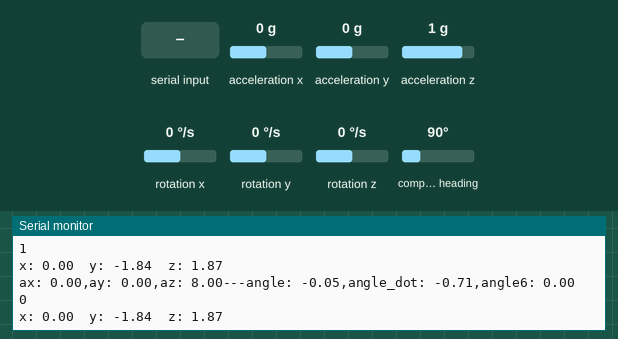
Simulated run of this sketch. Board: Arduino Uno, built for the host (arithmetic inside an expression is 32-bit, double 64-bit). Parts: the last lines printed to the serial monitor. Wiring (inferred from the names in the program): QMC5883L compass at I2C address 0x0D. The test bench sets the inputs (shaded band); at power-on: acceleration x 0 g, acceleration y 0 g, acceleration z 1 g, rotation x 0 °/s, rotation y 0 °/s, rotation z 0 °/s, compass heading 90°.

Above: at 2.2 s.
2.3 s: acceleration x set to -1.4 g
At 2.65 s:
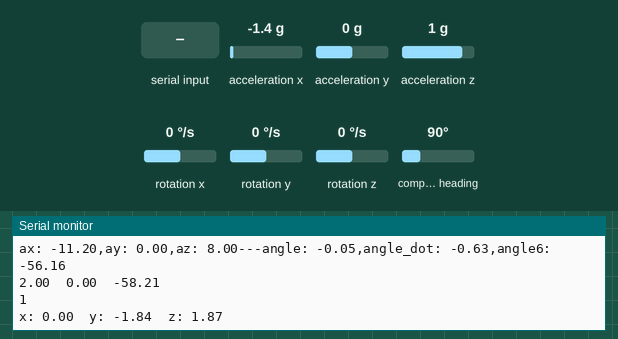
3.8 s: "2\n" received over the second serial link
5.3 s: acceleration y set to -1.4 g
At 5.41 s:
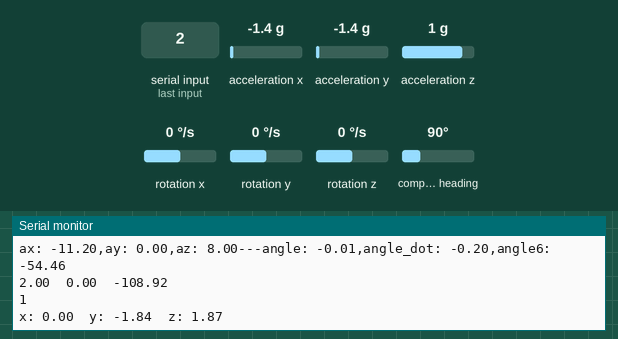
6.8 s: acceleration z set to -1.4 g
At 6.81 s:
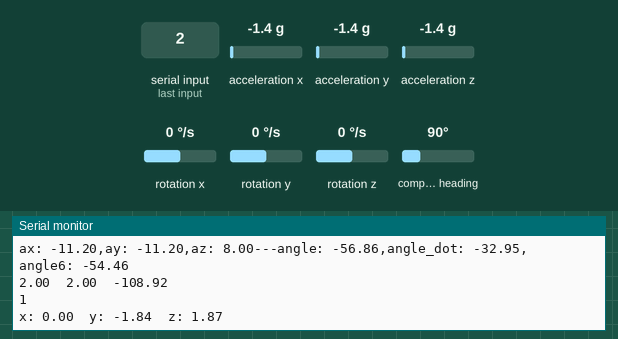
8.3 s: rotation x set to -192 °/s
At 8.57 s:
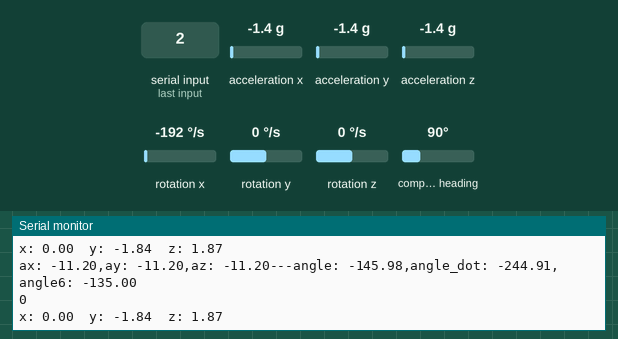
9.8 s: rotation y set to -192 °/s
At 9.99 s:
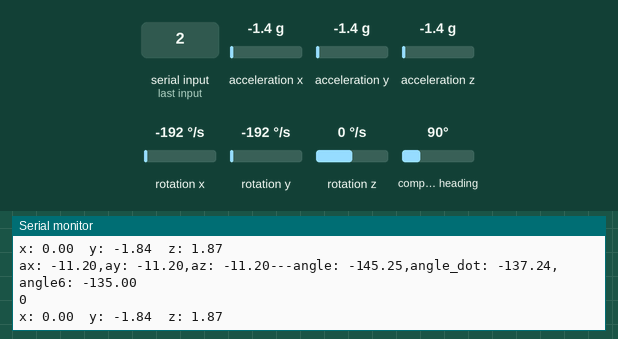
Timing chart, 0 to 12.3 s (numbered marks = the images above; inputs shaded):
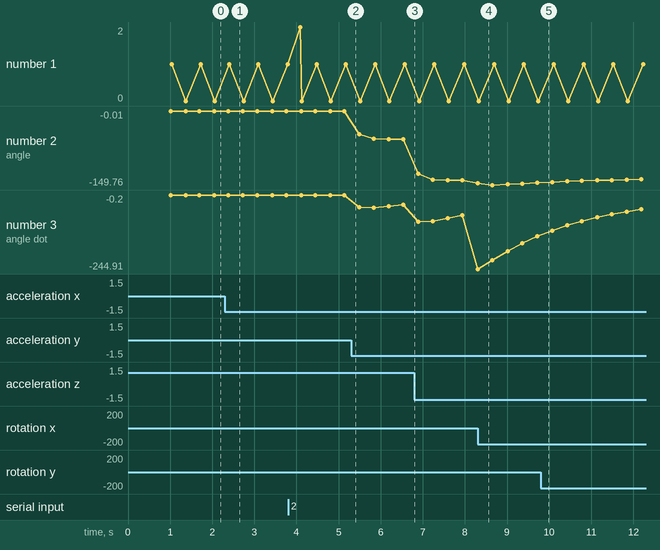

Measured:
- after the input at 2.3 s, the serial monitor: prints a new line after 0.08 s (image 1)
- after the input at 8.3 s, the serial monitor: prints a new line at once (image 4)
- plotted number 2: -0.01 → -56.86 after the input at 5.3 s, -56.86 → -139.9 after the input at 6.8 s, -139.9 → -145.25 after the input at 8.3 s
- plotted number 3: -0.2 → -32.95 after the input at 5.3 s, -32.95 → -66.75 after the input at 6.8 s, -66.75 → -137.24 after the input at 8.3 s

The sketch:

posedetecter_tcp_v3.0.1.0.ino
```cpp
/*****************************
void judge_gesture(GESTURE *g)//判断姿势
入口参数：GESTURE 结构体
void Angle_get()//计算角度
void Kalman_Filter(double angle_m, double gyro_m)//卡尔曼滤波
void tcpsend_procceed(char test[16] , float data, int i, int j, int m)//tcp传输
入口参数：**********************************需添加
void Get_GMCDATA()//获取QMC5883L的三轴磁场数据
主要参数：pitch角：angle6，roll角：angle
*****************************/


#include <Wire.h>
#include "I2Cdev.h"
#include "MPU6050_6Axis_MotionApps20.h"
#include <SoftwareSerial.h> //软件串口

MPU6050 mpu; //实例化一个 MPU6050 对象，对象名称为 mpu

SoftwareSerial mySerial(10, 11); ////软件串口 指定pin 对应esp8266的RX, TX
//********************传输部分参数************************//
//char posedata[8][6] = {0};//mpu数据暂存
char test[16] ={0};
char test1[2 ]={0};
int i;
int choose = 0;

#define C1 2
#define C2 3
//*********************MPU6050初始数据************************//
int16_t ax, ay, az, gx, gy, gz;
int16_t data[8][8];

float axt, ayt, azt;

//float ax, ay, az, gx, gy, gz;

//********************angle data*********************//
float Gyro_y; //Y轴陀螺仪数据暂存
float Gyro_x;
float Gyro_z;
float angleAx;
float angle6;
float K1 = 1.5; // 对加速度计取值的权重
//float K1 = 0.05; // 对加速度计取值的权重
float Angle; //一阶互补滤波计算出的最终倾斜角度
float accelz = 0;
float calc_yaw=0.0f;//计算所得出的偏航角

//********************angle data*********************//

//***************Kalman_Filter*********************//
float P[2][2] = {{ 1, 0 },
  { 0, 1 }
};
float Pdot[4] = { 0, 0, 0, 0};
//float Q_angle = 0.001, Q_gyro = 0.005; //角度数据置信度,角速度数据置信度
float Q_angle = 2, Q_gyro = 2; //角度数据置信度,角速度数据置信度
float R_angle = 0.5 , C_0 = 1;
float q_bias, angle_err, PCt_0, PCt_1, E, K_0, K_1, t_0, t_1;
float timeChange = 10; //滤波法采样时间间隔毫秒
float dt = timeChange * 0.003; //注意：dt的取值为滤波器采样时间
//***************Kalman_Filter*********************//
//******************判断姿势的一些常量*************************//
#define UP 1//定义姿势状态整形参数 1：向上 2：向下 3：中等向上 4：中等向下
#define DOWN 2
#define RIGHT 1
#define LEFT 2
//以下应用在新版本V1.1级以上
#define LITTLE_UP 10//定义可检测到的敏感角度 10°
#define LITTLE_DOWN -10
#define LITTLE_LEFT -10
#define LITTLE_RIGHT 10
/////////////////////////////////////////////////////////
float sum_pitch=0.0f;//多次pitch角的和
float ave_pitch=0.0f;//picth角的平均值
float sum_roll=0.0f;
float ave_roll=0.0f;
int count=0;//定义计数器

//*********************gy-271-QMC5883L的一些参数*********************//
#define ADDRESS 0x0D //QMC5883L的设备地址设置
int G_x,G_y,G_z;//以高斯为单位的测出的磁场强度（QMC5883L输出的原始数据）
float Mx,My,Mz;//以特斯拉为单位的转换后的磁场强度


typedef struct gesture
{
  float up_down;//上下参数
  float left_right;//左右参数
  float pitch;//俯仰角
  float roll;//翻滚角
  int equipment;//设备号
}GESTURE;
//****************MPU6050数据结构体************************//
typedef struct device
{
  float ax;//参数
  float ay;//参数
  float az;//参数

  float gx;//参数
  float gy;//参数
  float gz;//参数

  float yaw;//偏航角
  float pitch;//俯仰角
  float roll;//翻滚角
  int equipment;

}DEVICE;
DEVICE device[6];//定义六个MPU6050设备
void Angle_get()
{

  float heading_yaw;
  const float declinationAngle = 0.0457;//角度偏差校准(磁偏角)


  //平衡参数
  Angle = atan2(ay , az) * 57.3;           //角度计算公式
  Gyro_x = (gx - 128.1) / 131;              //角度转换
  Kalman_Filter(Angle, Gyro_x);            //卡曼滤波
  //旋转角度Z轴参数
  if (gz > 32768) gz -= 65536;              //强制转换2g  1g
  Gyro_z = -gz / 131;                      //Z轴参数转换
  accelz = az / 16.4;

  angleAx = atan2(ax, az) * 180 / PI; //计算与x轴夹角
  Gyro_y = -gy / 131.00; //计算角速度
  //一阶互补滤波
  angle6 = K1 * angleAx + (1 - K1) * (angle6 + Gyro_y * dt);
//***********计算偏航角***************//
  heading_yaw = atan2(G_y,G_x);//计算yaw
   heading_yaw += declinationAngle;
   if(heading_yaw < 0)
   {
      heading_yaw += 2*PI;
   }
   if(heading_yaw > 2*PI)
   {
     heading_yaw -= 2*PI;
   }
   calc_yaw = heading_yaw * 180/PI;

}


////////////////////////kalman/////////////////////////
float angle, angle_dot;                                //平衡角度值
void Kalman_Filter(double angle_m, double gyro_m)
{
  angle += (gyro_m - q_bias) * dt;
  angle_err = angle_m - angle;
  Pdot[0] = Q_angle - P[0][1] - P[1][0];
  Pdot[1] = - P[1][1];
  Pdot[2] = - P[1][1];
  Pdot[3] = Q_gyro;
  P[0][0] += Pdot[0] * dt;
  P[0][1] += Pdot[1] * dt;
  P[1][0] += Pdot[2] * dt;
  P[1][1] += Pdot[3] * dt;
  PCt_0 = C_0 * P[0][0];
  PCt_1 = C_0 * P[1][0];
  E = R_angle + C_0 * PCt_0;
  K_0 = PCt_0 / E;
  K_1 = PCt_1 / E;
  t_0 = PCt_0;
  t_1 = C_0 * P[0][1];
  P[0][0] -= K_0 * t_0;
  P[0][1] -= K_0 * t_1;
  P[1][0] -= K_1 * t_0;
  P[1][1] -= K_1 * t_1;
  angle += K_0 * angle_err; //角度
  q_bias += K_1 * angle_err;
  angle_dot = gyro_m - q_bias; //角速度
}

/* /////////SEND////
void tcpsend_all(int num,char test[16] , float data1, float data2, float data3,float data4,float data5,float data6)
{


 // mySerial.write(str,2);           //向esp8266写数据

  dtostrf(angle,3, 2, test);

mySerial.write(35);//ASCLL #井号
  for( i = 0; i < 4; i++)
  {


    delay(5);
  mySerial.write(test[i]);//ASCLL
  delay(5);
  }
  mySerial.write(35);//ASCLL #井号

  }*/

   /////////SEND////
void tcpsend_procceed(char test[16] , float data, int i, int j, int m)
{

        //i转换后整数部分长度
        //j转换后小数部分长度
        //m传入数据长度ascll m<8
       // mySerial.write(str,2);

        dtostrf(data,i, j, test);//保存到该char数组中。
        //dtostrf(signalsign,2, 0, test1);//保存到该char数组中。


       for( i = 0; i < m; i++)
        {
        mySerial.write(test[i]);//ASCLL 向esp8266写数据
        //delay(5);
        }
        //mySerial.write(35);//ASCLL #井号,分隔符
        test[16] = {0};//reset char
}

void transmit_1(GESTURE *g)//发送数据
{
  //transmit
       mySerial.write(36);//ASCLL $号,占位符
       mySerial.write(64);//ASCLL @号,标志符
       tcpsend_procceed(test , 1.0, 1, 0, 2);//设备编号
       mySerial.write(35);//ASCLL #井号，分隔符
       tcpsend_procceed(test , g->up_down, 1, 0, 2);
       mySerial.write(35);//ASCLL #井号
       tcpsend_procceed(test , g->left_right, 1, 0, 2);
       mySerial.write(35);//ASCLL #井号
       tcpsend_procceed(test , g->pitch, 1, 0, 2);
       mySerial.write(35);//ASCLL #井号
       tcpsend_procceed(test , g->roll, 3, 2, 5);
       mySerial.write(33);//ASCLL !号，结束符
}
/*void transmit_2(DEVICE *g)//发送数据,另设一个发送函数,未修改完
{
  //transmit
       mySerial.write(36);//ASCLL $号,占位符
       mySerial.write(64);//ASCLL @号,标志符
       tcpsend_procceed(test , 1.0, 1, 0, 2);//发送数据包类型判断
       mySerial.write(35);//ASCLL #井号，分隔符
       tcpsend_procceed(test , 1.0, 1, 0, 2);//设备编号
       mySerial.write(35);//ASCLL #井号，分隔符
       tcpsend_procceed(test , g->up_down, 1, 0, 2);
       mySerial.write(35);//ASCLL #井号
       tcpsend_procceed(test , g->left_right, 1, 0, 2);
       mySerial.write(35);//ASCLL #井号
       tcpsend_procceed(test , g->roll, 1, 0, 2);
       mySerial.write(35);//ASCLL #井号
       tcpsend_procceed(test , g->pitch, 3, 2, 5);
       mySerial.write(33);//ASCLL !号，结束符
}*/
void getdata(int num)
{
  for(count = 0;count <5;count++)
    {
      mpu.getMotion6(&ax, &ay ,&az, &gx, &gy, &gz);     //IIC获取MPU6050六轴数据 ax ay az gx gy gz


      Angle_get();                                      //获取angle 角度和卡曼滤波

          //求平均数，判断姿势
          //getsum(angle6,angle);
          sum_pitch+=angle6;
          sum_roll+=angle;//angle好像是偏航角
    }
      ave_pitch=sum_pitch/5;
      ave_roll=sum_roll/5;

      device[num].ax = ax;
      device[num].ay = ay;
      device[num].az = az;

      device[num].gx = gx;
      device[num].gy = gy;
      device[num].gz = gz;

      //device[num].yaw = angle ;
      device[num].roll = angle;
      device[num].pitch = angle6;

      device[num].equipment = num;
}

void setup()
{
    Wire.begin();                            //加入 I2C 总线序列
    Serial.begin(9600);                       //开启串口，设置波特率
    mySerial.begin(9600);
    delay(1000);
    mpu.initialize();                       //初始化MPU6050

    pinMode(C1,OUTPUT);
    pinMode(C2,OUTPUT);

    digitalWrite(C1,LOW);//默认从手背开始
    digitalWrite(C2,HIGH);

    Wire.beginTransmission(ADDRESS);//选择QMC5883L物理地址，向其中写初始化参数
    Wire.write(0x09); //选择控制寄存器0X09
    Wire.write(0x1D); //设置0x09寄存器为：OSR:512Hz，RNG：+/-8Gauss，ODG：200Hz，MODE：连续工作模式
    Wire.endTransmission();//结束
}

void loop()
{
      while(mySerial.available())           //从esp8266读数据
      {
        Serial.write(mySerial.read());
      }


           //recive
       while(mySerial.available())           //从esp8266读数据
      {
        Serial.write(mySerial.read());

      }


    GESTURE real_gesture;
      //手背
      if( choose == 0)//choose 实际是0，定义choose=0 为手背
       {
         getdata(0);

         axt = float(ax) / 2048 ;
         ayt = float(ay) / 2048 ;
         azt = float(az) / 2048;


        Serial.print("ax: ");Serial.print(axt);Serial.print(",");
        Serial.print("ay: ");Serial.print(ayt);Serial.print(",");
        Serial.print("az: ");Serial.print(azt);Serial.print("---");

        Serial.print("angle: ");Serial.print(angle);Serial.print(",");
        Serial.print("angle_dot: ");Serial.print(angle_dot);Serial.print(",");
        Serial.print("angle6: ");Serial.println(angle6);
         judge_gesture(&real_gesture);//获取姿势参数
         real_gesture.equipment = 0;
         count=0;//进行初始化操作
         sum_pitch=0;
         sum_roll=0;
         Serial.print(real_gesture.up_down);
         Serial.print("\t");
         Serial.print(real_gesture.left_right);
         Serial.print("\t");
         Serial.print(real_gesture.pitch);
         Serial.print("\n");

         transmit_1(&real_gesture);//调用发送数据函数
         //delay(20);
       }
    //大拇指
    else if(choose == 1)
    {
      getdata(1);
      //real_gesture.equipment = 0;
      axt = float(ax) / 2048 ;
      ayt = float(ay) / 2048 ;
      azt = float(az) / 2048;


      Serial.print("ax: ");Serial.print(axt);Serial.print(",");
      Serial.print("ay: ");Serial.print(ayt);Serial.print(",");
      Serial.print("az: ");Serial.print(azt);Serial.print("---");

      Serial.print("angle: ");Serial.print(angle);Serial.print(",");
      Serial.print("angle_dot: ");Serial.print(angle_dot);Serial.print(",");
      Serial.print("angle6: ");Serial.println(angle6);
      }

  //可视化分析
  /*
  axt = float(ax) / 2048 ;
  ayt = float(ay) / 2048 ;
  azt = float(az) / 2048;


  Serial.print("ax: ");Serial.print(axt);Serial.print(",");
  Serial.print("ay: ");Serial.print(ayt);Serial.print(",");
  Serial.print("az: ");Serial.print(azt);Serial.print("---");*/


 /* Serial.print("angle: ");Serial.print(angle);Serial.print(",");
  Serial.print("angle_dot: ");Serial.print(angle_dot);Serial.print(",");
  Serial.print("angle6: ");Serial.println(angle6);*/
  /*
  Serial.print("ax: ");Serial.print(ax);Serial.print(",");
  Serial.print("ay: ");Serial.print(ay);Serial.print(",");
  Serial.print("az: ");Serial.print(az);Serial.print("---");
  Serial.print("angle: ");Serial.print(angle);Serial.print(",");
  Serial.print("angle_dot: ");Serial.print(angle_dot);Serial.print(",");
  Serial.print("angle6: ");Serial.println(angle6);
  */
   if(choose == 0)//选择
  {
      digitalWrite(C1,HIGH);
      digitalWrite(C2,LOW);
      //Serial.println("NO.1");
      choose = 1;//轮换
  }
  else
  {
      digitalWrite(C1,LOW);
      digitalWrite(C2,HIGH);
      choose = 0;
  }
  Serial.println(choose);
  delay(50);

  Get_GMCDATA();//获取三轴磁场
}


/*void getsum(float fNewPitch,float fNewRoll)//求一段时间内算得的pitch角的和值
{
  sum_pitch+=fNewPitch;
  sum_roll+=fNewRoll;
  count++;
}*/
void Get_GMCDATA()
{
  Wire.beginTransmission(ADDRESS);//读写开始
  Wire.write(0x00); //选择X,Y，Z所在数据储存寄存器
  Wire.endTransmission();

  Wire.requestFrom(ADDRESS, 6);
   if(6<=Wire.available())//注意：国产QMC5883L顺序为xyz，进口顺序为xzy
   {
     G_x = Wire.read()<<8; //X msb
     G_x |= Wire.read(); //X lsb
     G_y = Wire.read()<<8; //Z msb
     G_y |= Wire.read(); //Z lsb
     G_z = Wire.read()<<8; //Y msb
     G_z |= Wire.read(); //Y lsb
   }
   Mx=(float)G_x;
   My=(float)G_y;
   Mz=(float)G_z;
 //打印坐标到串口
  Mx/=10000;
  My/=10000;
  Mz/=10000;//转换为特斯拉
  Serial.print("x: ");
   Serial.print(Mx);
   Serial.print("  y: ");
   Serial.print(My);
   Serial.print("  z: ");
   Serial.println(Mz);
   delay(250);
}


void judge_gesture(GESTURE *g)//判断姿势，返回值为 1234 ，1：向上，2：向下
{
  //ave_pitch=sum_pitch/count;
  //ave_roll=sum_roll/count;
  g->pitch=ave_pitch;//角度值赋值
  g->roll=ave_roll;//需要发送
  if(ave_pitch>=LITTLE_UP)//判定角度，如果大于25°,小于45,则向中上，此处可更改
  {
    g->up_down=UP;
  }
  else if(ave_pitch<=LITTLE_DOWN)
  {
    g->up_down=DOWN;
  }
  else
  {
    g->up_down=0;
  }
  if(ave_roll>=LITTLE_RIGHT)//判定角度，如果x向右大于25°,小于45,则向中右，此处可更改
  {
    g->left_right=RIGHT;
  }
  else if(ave_roll<=LITTLE_LEFT)
  {
    g->left_right=LEFT;
  }
  else
  {
    g->left_right=0;
  }
}
```
